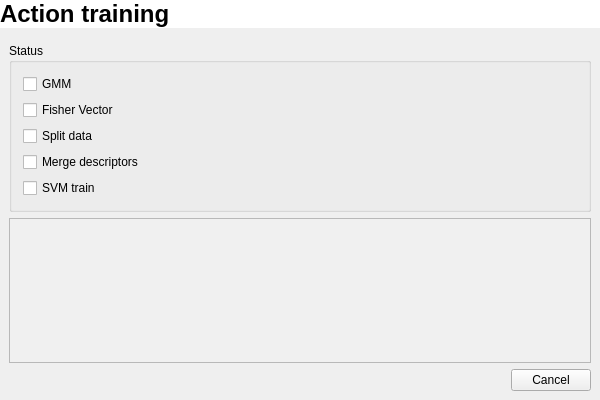
<?xml version="1.0" encoding="UTF-8"?>
<ui version="4.0">
 <class>TrainManagerClass</class>
 <widget class="QMainWindow" name="TrainManagerClass">
  <property name="geometry">
   <rect>
    <x>0</x>
    <y>0</y>
    <width>600</width>
    <height>400</height>
   </rect>
  </property>
  <property name="sizePolicy">
   <sizepolicy hsizetype="Fixed" vsizetype="Fixed">
    <horstretch>0</horstretch>
    <verstretch>0</verstretch>
   </sizepolicy>
  </property>
  <property name="minimumSize">
   <size>
    <width>600</width>
    <height>400</height>
   </size>
  </property>
  <property name="maximumSize">
   <size>
    <width>600</width>
    <height>400</height>
   </size>
  </property>
  <property name="windowTitle">
   <string>TrainManager</string>
  </property>
  <widget class="QWidget" name="centralWidget">
   <layout class="QVBoxLayout" name="verticalLayout">
    <property name="leftMargin">
     <number>0</number>
    </property>
    <property name="topMargin">
     <number>0</number>
    </property>
    <property name="rightMargin">
     <number>0</number>
    </property>
    <property name="bottomMargin">
     <number>0</number>
    </property>
    <item>
     <widget class="QLabel" name="label">
      <property name="palette">
       <palette>
        <active>
         <colorrole role="WindowText">
          <brush brushstyle="SolidPattern">
           <color alpha="255">
            <red>0</red>
            <green>0</green>
            <blue>0</blue>
           </color>
          </brush>
         </colorrole>
         <colorrole role="Button">
          <brush brushstyle="SolidPattern">
           <color alpha="255">
            <red>255</red>
            <green>255</green>
            <blue>255</blue>
           </color>
          </brush>
         </colorrole>
         <colorrole role="Midlight">
          <brush brushstyle="SolidPattern">
           <color alpha="255">
            <red>255</red>
            <green>255</green>
            <blue>255</blue>
           </color>
          </brush>
         </colorrole>
         <colorrole role="Dark">
          <brush brushstyle="SolidPattern">
           <color alpha="255">
            <red>255</red>
            <green>255</green>
            <blue>255</blue>
           </color>
          </brush>
         </colorrole>
         <colorrole role="Mid">
          <brush brushstyle="SolidPattern">
           <color alpha="255">
            <red>255</red>
            <green>255</green>
            <blue>255</blue>
           </color>
          </brush>
         </colorrole>
         <colorrole role="Text">
          <brush brushstyle="SolidPattern">
           <color alpha="255">
            <red>0</red>
            <green>0</green>
            <blue>0</blue>
           </color>
          </brush>
         </colorrole>
         <colorrole role="ButtonText">
          <brush brushstyle="SolidPattern">
           <color alpha="255">
            <red>0</red>
            <green>0</green>
            <blue>0</blue>
           </color>
          </brush>
         </colorrole>
         <colorrole role="Base">
          <brush brushstyle="SolidPattern">
           <color alpha="255">
            <red>255</red>
            <green>255</green>
            <blue>255</blue>
           </color>
          </brush>
         </colorrole>
         <colorrole role="Window">
          <brush brushstyle="SolidPattern">
           <color alpha="255">
            <red>255</red>
            <green>255</green>
            <blue>255</blue>
           </color>
          </brush>
         </colorrole>
         <colorrole role="AlternateBase">
          <brush brushstyle="SolidPattern">
           <color alpha="255">
            <red>255</red>
            <green>255</green>
            <blue>255</blue>
           </color>
          </brush>
         </colorrole>
        </active>
        <inactive>
         <colorrole role="WindowText">
          <brush brushstyle="SolidPattern">
           <color alpha="255">
            <red>0</red>
            <green>0</green>
            <blue>0</blue>
           </color>
          </brush>
         </colorrole>
         <colorrole role="Button">
          <brush brushstyle="SolidPattern">
           <color alpha="255">
            <red>255</red>
            <green>255</green>
            <blue>255</blue>
           </color>
          </brush>
         </colorrole>
         <colorrole role="Midlight">
          <brush brushstyle="SolidPattern">
           <color alpha="255">
            <red>255</red>
            <green>255</green>
            <blue>255</blue>
           </color>
          </brush>
         </colorrole>
         <colorrole role="Dark">
          <brush brushstyle="SolidPattern">
           <color alpha="255">
            <red>255</red>
            <green>255</green>
            <blue>255</blue>
           </color>
          </brush>
         </colorrole>
         <colorrole role="Mid">
          <brush brushstyle="SolidPattern">
           <color alpha="255">
            <red>255</red>
            <green>255</green>
            <blue>255</blue>
           </color>
          </brush>
         </colorrole>
         <colorrole role="Text">
          <brush brushstyle="SolidPattern">
           <color alpha="255">
            <red>0</red>
            <green>0</green>
            <blue>0</blue>
           </color>
          </brush>
         </colorrole>
         <colorrole role="ButtonText">
          <brush brushstyle="SolidPattern">
           <color alpha="255">
            <red>0</red>
            <green>0</green>
            <blue>0</blue>
           </color>
          </brush>
         </colorrole>
         <colorrole role="Base">
          <brush brushstyle="SolidPattern">
           <color alpha="255">
            <red>255</red>
            <green>255</green>
            <blue>255</blue>
           </color>
          </brush>
         </colorrole>
         <colorrole role="Window">
          <brush brushstyle="SolidPattern">
           <color alpha="255">
            <red>255</red>
            <green>255</green>
            <blue>255</blue>
           </color>
          </brush>
         </colorrole>
         <colorrole role="AlternateBase">
          <brush brushstyle="SolidPattern">
           <color alpha="255">
            <red>255</red>
            <green>255</green>
            <blue>255</blue>
           </color>
          </brush>
         </colorrole>
        </inactive>
        <disabled>
         <colorrole role="WindowText">
          <brush brushstyle="SolidPattern">
           <color alpha="255">
            <red>255</red>
            <green>255</green>
            <blue>255</blue>
           </color>
          </brush>
         </colorrole>
         <colorrole role="Button">
          <brush brushstyle="SolidPattern">
           <color alpha="255">
            <red>255</red>
            <green>255</green>
            <blue>255</blue>
           </color>
          </brush>
         </colorrole>
         <colorrole role="Midlight">
          <brush brushstyle="SolidPattern">
           <color alpha="255">
            <red>255</red>
            <green>255</green>
            <blue>255</blue>
           </color>
          </brush>
         </colorrole>
         <colorrole role="Dark">
          <brush brushstyle="SolidPattern">
           <color alpha="255">
            <red>255</red>
            <green>255</green>
            <blue>255</blue>
           </color>
          </brush>
         </colorrole>
         <colorrole role="Mid">
          <brush brushstyle="SolidPattern">
           <color alpha="255">
            <red>255</red>
            <green>255</green>
            <blue>255</blue>
           </color>
          </brush>
         </colorrole>
         <colorrole role="Text">
          <brush brushstyle="SolidPattern">
           <color alpha="255">
            <red>255</red>
            <green>255</green>
            <blue>255</blue>
           </color>
          </brush>
         </colorrole>
         <colorrole role="ButtonText">
          <brush brushstyle="SolidPattern">
           <color alpha="255">
            <red>255</red>
            <green>255</green>
            <blue>255</blue>
           </color>
          </brush>
         </colorrole>
         <colorrole role="Base">
          <brush brushstyle="SolidPattern">
           <color alpha="255">
            <red>255</red>
            <green>255</green>
            <blue>255</blue>
           </color>
          </brush>
         </colorrole>
         <colorrole role="Window">
          <brush brushstyle="SolidPattern">
           <color alpha="255">
            <red>255</red>
            <green>255</green>
            <blue>255</blue>
           </color>
          </brush>
         </colorrole>
         <colorrole role="AlternateBase">
          <brush brushstyle="SolidPattern">
           <color alpha="255">
            <red>255</red>
            <green>255</green>
            <blue>255</blue>
           </color>
          </brush>
         </colorrole>
        </disabled>
       </palette>
      </property>
      <property name="font">
       <font>
        <pointsize>18</pointsize>
        <weight>75</weight>
        <bold>true</bold>
        <kerning>true</kerning>
       </font>
      </property>
      <property name="autoFillBackground">
       <bool>true</bool>
      </property>
      <property name="text">
       <string>Action training</string>
      </property>
      <property name="margin">
       <number>12</number>
      </property>
     </widget>
    </item>
    <item>
     <layout class="QVBoxLayout" name="verticalLayout_3">
      <property name="leftMargin">
       <number>9</number>
      </property>
      <property name="topMargin">
       <number>9</number>
      </property>
      <property name="rightMargin">
       <number>9</number>
      </property>
      <property name="bottomMargin">
       <number>9</number>
      </property>
      <item>
       <widget class="QGroupBox" name="groupBox">
        <property name="enabled">
         <bool>true</bool>
        </property>
        <property name="title">
         <string>Status</string>
        </property>
        <layout class="QVBoxLayout" name="verticalLayout_2">
         <item>
          <widget class="ReadOnlyCheckBox" name="m_CbGmm">
           <property name="enabled">
            <bool>true</bool>
           </property>
           <property name="text">
            <string>GMM</string>
           </property>
           <property name="checkable">
            <bool>true</bool>
           </property>
           <property name="tristate">
            <bool>true</bool>
           </property>
          </widget>
         </item>
         <item>
          <widget class="ReadOnlyCheckBox" name="m_CbFv">
           <property name="enabled">
            <bool>true</bool>
           </property>
           <property name="text">
            <string>Fisher Vector</string>
           </property>
           <property name="tristate">
            <bool>true</bool>
           </property>
          </widget>
         </item>
         <item>
          <widget class="ReadOnlyCheckBox" name="m_CbSplit">
           <property name="enabled">
            <bool>true</bool>
           </property>
           <property name="text">
            <string>Split data</string>
           </property>
           <property name="tristate">
            <bool>true</bool>
           </property>
          </widget>
         </item>
         <item>
          <widget class="ReadOnlyCheckBox" name="m_CbMerge">
           <property name="enabled">
            <bool>true</bool>
           </property>
           <property name="text">
            <string>Merge descriptors</string>
           </property>
           <property name="tristate">
            <bool>true</bool>
           </property>
          </widget>
         </item>
         <item>
          <widget class="ReadOnlyCheckBox" name="m_CbSvm">
           <property name="enabled">
            <bool>true</bool>
           </property>
           <property name="text">
            <string>SVM train</string>
           </property>
           <property name="tristate">
            <bool>true</bool>
           </property>
          </widget>
         </item>
        </layout>
       </widget>
      </item>
      <item>
       <widget class="QPlainTextEdit" name="m_Console">
        <property name="enabled">
         <bool>true</bool>
        </property>
        <property name="palette">
         <palette>
          <active>
           <colorrole role="Base">
            <brush brushstyle="SolidPattern">
             <color alpha="255">
              <red>240</red>
              <green>240</green>
              <blue>240</blue>
             </color>
            </brush>
           </colorrole>
          </active>
          <inactive>
           <colorrole role="Base">
            <brush brushstyle="SolidPattern">
             <color alpha="255">
              <red>240</red>
              <green>240</green>
              <blue>240</blue>
             </color>
            </brush>
           </colorrole>
          </inactive>
          <disabled>
           <colorrole role="Base">
            <brush brushstyle="SolidPattern">
             <color alpha="255">
              <red>240</red>
              <green>240</green>
              <blue>240</blue>
             </color>
            </brush>
           </colorrole>
          </disabled>
         </palette>
        </property>
        <property name="frameShape">
         <enum>QFrame::StyledPanel</enum>
        </property>
        <property name="undoRedoEnabled">
         <bool>false</bool>
        </property>
        <property name="readOnly">
         <bool>true</bool>
        </property>
       </widget>
      </item>
      <item>
       <widget class="QDialogButtonBox" name="m_Buttons">
        <property name="standardButtons">
         <set>QDialogButtonBox::Cancel</set>
        </property>
       </widget>
      </item>
     </layout>
    </item>
   </layout>
  </widget>
 </widget>
 <layoutdefault spacing="6" margin="11"/>
 <customwidgets>
  <customwidget>
   <class>ReadOnlyCheckBox</class>
   <extends>QCheckBox</extends>
   <header location="global">ReadOnlyCheckBox.h</header>
  </customwidget>
 </customwidgets>
 <resources/>
 <connections>
  <connection>
   <sender>m_Buttons</sender>
   <signal>clicked(QAbstractButton*)</signal>
   <receiver>TrainManagerClass</receiver>
   <slot>cancel(QAbstractButton*)</slot>
   <hints>
    <hint type="sourcelabel">
     <x>299</x>
     <y>379</y>
    </hint>
    <hint type="destinationlabel">
     <x>299</x>
     <y>199</y>
    </hint>
   </hints>
  </connection>
 </connections>
 <slots>
  <slot>cancel(QAbstractButton*)</slot>
 </slots>
</ui>
